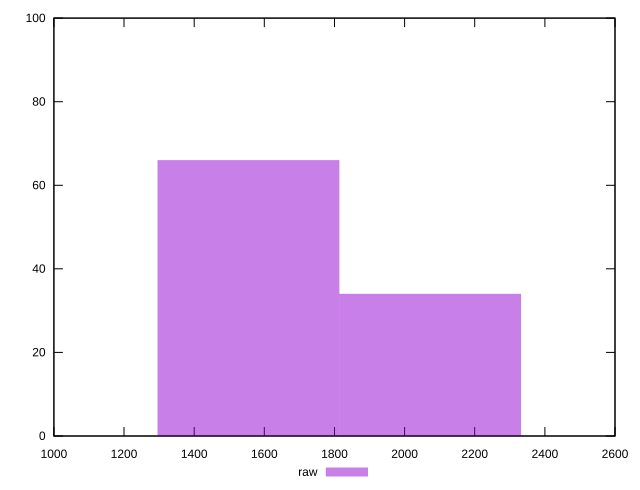

Reproduce this figure in gnuplot.
reset
set terminal svg size 640, 490 enhanced background rgb 'white'
set output "reprap/metrics/samples/pages+cached+noexternal+nofonts/raw/histogram.svg"

$raw <<EOF
1554.671332220639 66
2072.8951096275187 34
EOF

set key outside below
set boxwidth 518.2237774068797
set yrange [0:100]
set style fill transparent solid 0.5 noborder

plot \
  $raw title "raw" with boxes, \


reset
